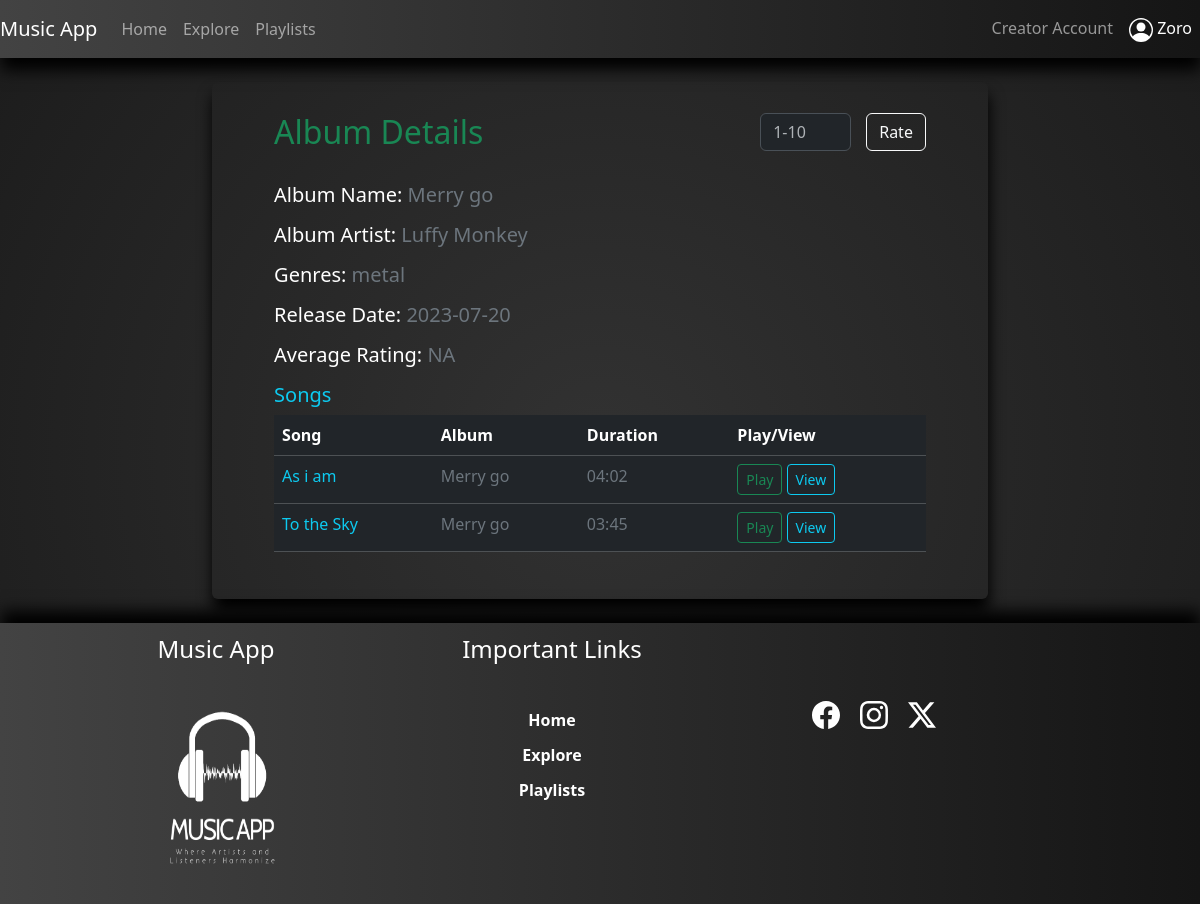
Page /albumDetails/4 (signed in) on the committed database.
### app/models.py (models this page shows, shortened)
class Users(UserMixin, db.Model):
    id = db.Column(db.Integer(), autoincrement=True, primary_key=True)
    u_userType = db.Column(db.String(50), nullable=False)
    u_status = db.Column(db.String(50), nullable=False)
    u_flag = db.Column(db.Integer(), nullable=False)
    u_fName = db.Column(db.String(100), nullable=False)
    u_lName = db.Column(db.String(100))
    u_gender = db.Column(db.String(50), nullable=False)
    u_username = db.Column(db.String(100), nullable=False, unique=True)
    u_email = db.Column(db.String(200), nullable=False)
    u_password = db.Column(db.String(1000), nullable=False)
    albums = db.relationship('Albums', backref='users')
    songs = db.relationship('Songs', backref='users')
    playlists = db.relationship('Playlists', backref='users')

class Albums(UserMixin, db.Model):
    id = db.Column(db.Integer(), autoincrement=True, primary_key=True)
    a_name = db.Column(db.String(100), nullable=False)
    a_artist = db.Column(db.String(50), nullable=False)
    a_genres = db.Column(db.String(50), nullable=False)
    a_date = db.Column(db.String(50), nullable=False)
    a_rating = db.Column(db.Integer())
    a_totalRaters = db.Column(db.Integer())
    a_flag = db.Column(db.Integer(), nullable=False)
    user_id = db.Column(db.Integer(),db.ForeignKey('users.id'),nullable=False)
    songs = db.relationship('Songs', backref='albums')

class Songs(UserMixin, db.Model):
    id = db.Column(db.Integer(), autoincrement=True, primary_key=True)
    s_name = db.Column(db.String(100), nullable=False)
    s_artist = db.Column(db.String(50), nullable=False)
    s_album = db.Column(db.String(100), nullable=False)
    s_genre = db.Column(db.String(50), nullable=False)
    s_duration = db.Column(db.String(50), nullable=False)
    s_date = db.Column(db.String(50), nullable=False)
    s_filePath = db.Column(db.String(100), nullable=False)
    s_lyrics = db.Column(db.Text(), nullable=False)
    s_rating = db.Column(db.Integer())
    s_totalRaters = db.Column(db.Integer())
    s_flag = db.Column(db.Integer(), nullable=False)
    s_plays = db.Column(db.Integer())
    album_id = db.Column(db.Integer(), db.ForeignKey('albums.id'), nullable=False)
    user_id = db.Column(db.Integer(), db.ForeignKey('users.id'),nullable=False)

### app/views.py (the view, shortened to what this page needs)
@app.route('/albumDetails/<int:aid>', methods=['GET','POST'])
@login_required
def albumDetails(aid):
    form = RatingForm()
    album = Albums.query.get(aid)
    if request.method == 'GET':
        songList = Songs.query.filter_by(album_id=aid).all()
        return render_template('/user/albumDetails.html', form=form, a=album, songsData = songList)

### app/forms.py
class RatingForm(FlaskForm):
    currentRating = IntegerField("Rate: ", validators=[DataRequired(),InputRequired(), NumberRange(min=1,max=10,message="Invalid input")])
    rate = SubmitField("Rate")

### app/views.py (called while the page is built)
@login_manager.user_loader
def load_user(user_id):
    return Users.query.get(user_id)

### app/templates/user/albumDetails.html (shortened to what this page needs)
{% extends 'layouts/base.html' %}
{% block content %}
<div class="container-fluid">
    <div class="row">
        <div class="col-md-8 offset-md-2 col-lg-8 offset-lg-2 col-sm-8 offset-sm-2">
            <div class="myAlbumCont rounded mt-4 mb-4">
                <div class="d-flex">
                    <h2 class="text-success mb-3">Album Details</h2>
                    <div class="myRating ms-auto d-inline">
                        <form action="" class="form" data-bs-theme="dark" method="post" {% if current_user.u_userType=="Admin" %} hidden="True" {% endif %}>
                            <div class="input-group mb-3">
                                <div class="mb-3 me-3">
                                    {{ form.currentRating(class="form-control", placeholder="1-10", id="myRate") }}
                                </div>
                                <div class="">
                                    {{ form.rate(class="btn btn-outline-light") }}
                                </div>
                            </div>
                        </form>
                    </div>
                </div>
                <div class="mb-3">
                    <h5>Album Name: <p class="text-secondary d-inline">{{a.a_name}}</p></h5>
                </div>
                <div class="mb-3">
                    <h5>Album Artist: <p class="text-secondary d-inline">{{a.a_artist}}</p></h5>
                </div>
                <div class="mb-3">
                    <h5>Genres: <p class="text-secondary d-inline">{{a.a_genres}}</p></h5>
                </div>
                <div class="mb-3">
                    <h5>Release Date: <p class="text-secondary d-inline">{{a.a_date}}</p></h5>
                </div>
                <div class="mb-3">
                    <h5>Average Rating: <p class="text-secondary d-inline">{% if a.a_rating == 0 %}NA{% else %} {{a.a_rating}} {% endif %}</p></h5>
                </div>
                <h5 class="text-captialized text-info">Songs</h5>
                    {% if songsData|length == 0 %}
                        <h5 class="text-center text-info">No records yet. Stay tuned.</h5>
                    {% else %}
                    <table class="table table-dark table-hover rounded table-responsive{-sm|-md|-lg}">
                        <thead>
                            <tr>
                                <th scope="col">Song</th>
                                <th scope="col">Album</th>
                                <th scope="col">Duration</th>
                                <th scope="col">Play/View</th>
                            </tr>
                        </thead>
                        <tbody>
                            {% for s in songsData %}
                            <tr>
                                <td class="text-info">{{s['s_name']}}</td>
                                <td class="text-secondary">{{s['s_album']}}</td>
                                <td class="text-secondary">{{s['s_duration']}}</td>
                                <td><a href="{{url_for('playSong',sid=s['id'])}}" style="text-decoration: none;" {% if current_user.u_userType=="Admin" %} hidden="True" {% endif %}>
                                    <button class="btn btn-outline-success btn-sm">Play</button>
                                </a>
                                <a href="{{url_for('songDetails',sid=s['id'])}}" style="text-decoration: none;">
                                    <button class="btn btn-outline-info btn-sm">View</button>
                                </a>
                                </td>
                            </tr>
                            {% endfor %}
                        </tbody>
                    </table>
                    {% endif %}
            </div>
        </div>
    </div>
</div>
{% endblock %}

### app/templates/includes/nav.html (shortened to what this page needs)
<nav class="navbar navbar-expand-lg navbar-expand-md myNavbar bg-light navbar-dark sticky-top">
    {% if current_user.is_authenticated %}
        {% if current_user.u_userType == 'Admin' %}
        <a class="navbar-brand" href="{{url_for('adminHome')}}">Music App</a>
        {% else %}
        <a href="{{url_for('userHome')}}" class="navbar-brand">Music App</a>
        {% endif %}
    {% endif %}
        <div class="collapse navbar-collapse" id="navbarNav">
            <ul class="navbar-nav">
                <li class="nav-item">
                    {% if current_user.is_authenticated %}
                        {% if current_user.u_userType == 'Admin' %}
                            <a class="nav-link {{aH}}" aria-current="page" href="{{url_for('adminHome')}}">Home</a>
                        {% else %}
                        <a class="nav-link {{uH}}" aria-current="page" href="{{url_for('userHome')}}">Home</a>
                        {% endif %}
                    {% endif %}
                </li>
                <li class="nav-item">
                    {% if current_user.is_authenticated %}
                        {% if current_user.u_userType == 'Admin' %}
                            <a class="nav-link {{aAN}}" href="{{url_for('analytics')}}">Analytics</a>
                        {% else %}
                            <a href="{{url_for('exploreMusic')}}" class="nav-link {{uE}}">Explore</a>
                        {% endif %}
                    {% endif %}
                </li>
                <li class="nav-item">
                    {% if current_user.is_authenticated %}
                        {% if current_user.u_userType == 'Admin' %}
                            <a class="nav-link {{aT}}" href="{{url_for('allTracks')}}">Tracks</a>
                        {% else %}
                            <a href="{{url_for('playlists')}}" class="nav-link {{uP}}">Playlists</a>
                        {% endif %}
                    {% endif %}
                </li>
            </ul>
            <ul class="navbar-nav ms-auto">
                <li class="nav-item">
                    {% if current_user.is_authenticated  and current_user.u_userType != 'Admin' %}
                    <a href="{{url_for('creatorHome')}}" class="nav-link {{cH}}">Creator Account</a>
                    {% endif %}
                </li>
                <li class="nav-item dropdown show">
                    {% if current_user.is_authenticated %}
                    <a href="#" class="nav-link active" id="dropdownMenu" data-toggle="dropdown" aria-haspopup="true" aria-expanded="false">
                        {{current_user.u_fName}}
                    </a>
                    {% endif %}
                </li>
            </ul>
        </div>
</nav>

### app/static/css/musicStreamingStyle.css (style rules this page uses)
body { min-height: 100vh; display: flex; flex-direction: column; background: radial-gradient(circle at 50.1% 50.1%, rgb(50, 50, 50) 0%, rgb(28, 28, 28) 99.4%); color: #fff; }
.myNavbar { background-color:#434343; background-image: linear-gradient(to right, #434343 0%, #151515 100%); box-shadow: 1px 12px 15px #000; }
.myNavbar>div>ul>li { color: #fff; }
.myAlbumCont { background-color: transparent; box-shadow: 1px 12px 15px #000; padding: 4% 8%; }

### rows in the picture
Users: u_fName "Zoro"
Albums: a_name "Merry go", a_artist "Luffy Monkey", a_genres "metal", a_date "2023-07-20"
Songs: s_name "As i am", s_album "Merry go", s_duration "04:02"
Songs: s_name "To the Sky", s_album "Merry go", s_duration "03:45"
